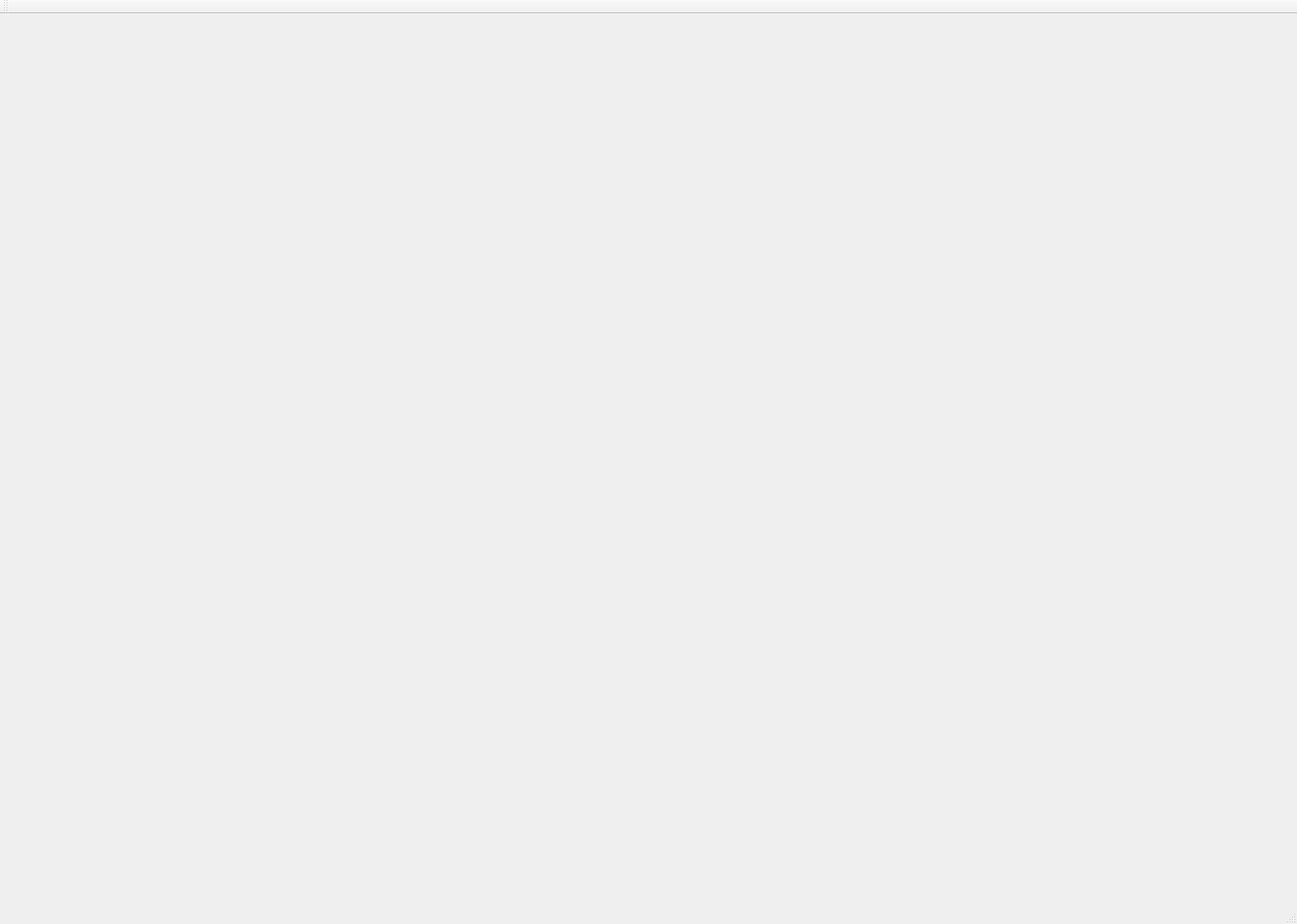
<?xml version="1.0" encoding="UTF-8"?>
<ui version="4.0">
 <class>childWindow</class>
 <widget class="QMainWindow" name="childWindow">
  <property name="geometry">
   <rect>
    <x>0</x>
    <y>0</y>
    <width>1565</width>
    <height>1115</height>
   </rect>
  </property>
  <property name="windowTitle">
   <string>MainWindow</string>
  </property>
  <widget class="QWidget" name="centralwidget"/>
  <widget class="QStatusBar" name="statusbar"/>
  <widget class="QToolBar" name="toolBar">
   <property name="windowTitle">
    <string>toolBar</string>
   </property>
   <attribute name="toolBarArea">
    <enum>TopToolBarArea</enum>
   </attribute>
   <attribute name="toolBarBreak">
    <bool>false</bool>
   </attribute>
  </widget>
  <action name="action">
   <property name="text">
    <string>打开</string>
   </property>
  </action>
  <action name="action_2">
   <property name="text">
    <string>保存</string>
   </property>
  </action>
  <action name="action_3">
   <property name="text">
    <string>退出</string>
   </property>
  </action>
 </widget>
 <resources/>
 <connections/>
</ui>
